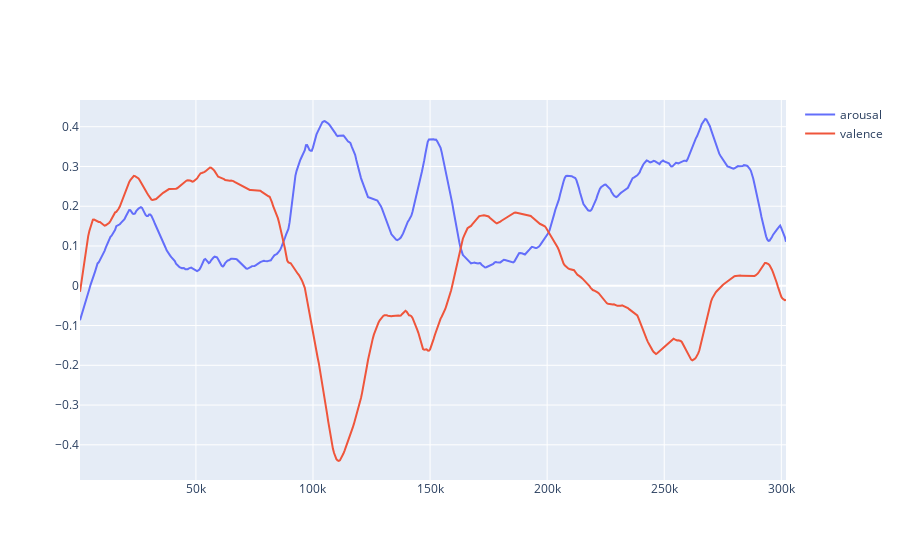

Source (notebook cell):
### Code cell
# stress ground truth 

df_arousal = pd.read_csv(f'c3_muse_stress/label_segments/arousal/{subject}.csv')
df_valence = pd.read_csv(f'c3_muse_stress/label_segments/valence/{subject}.csv')

fig = go.Figure()
fig.add_trace(go.Scatter(x=df_arousal['timestamp'], y=df_arousal['value'], mode='lines', name='arousal'))
fig.add_trace(go.Scatter(x=df_valence['timestamp'], y=df_valence['value'], mode='lines', name='valence'))
fig.show()

### Figure 1 — Plotly figure (JSON) as saved in the notebook; plotly's stock layout.template omitted (floating-point values rounded to 4 significant figures; data arrays with more than 128 entries replaced by an {"elided": "..."} marker saying what was removed)
{"data": [{"mode": "lines", "name": "arousal", "type": "scatter", "x": {"elided": "604 int values"}, "y": {"elided": "604 float values"}}, {"mode": "lines", "name": "valence", "type": "scatter", "x": {"elided": "604 int values"}, "y": {"elided": "604 float values"}}], "layout": {}}
